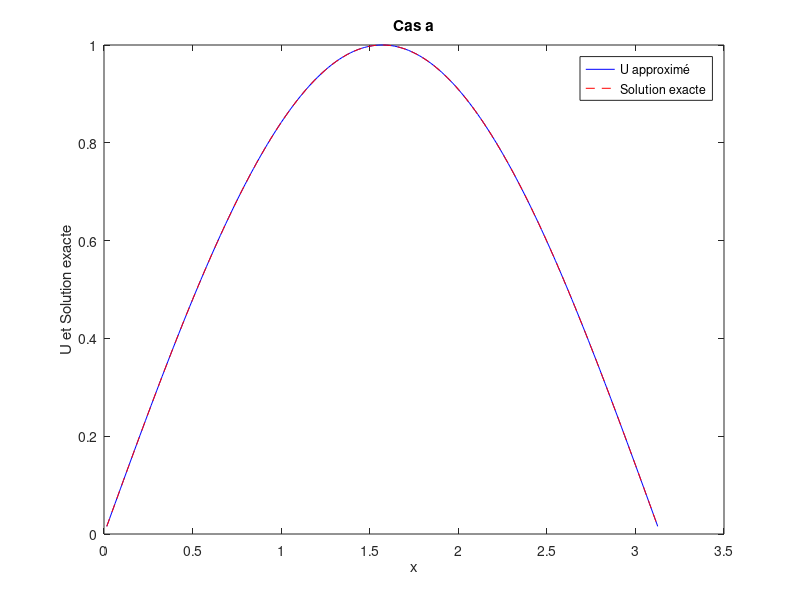
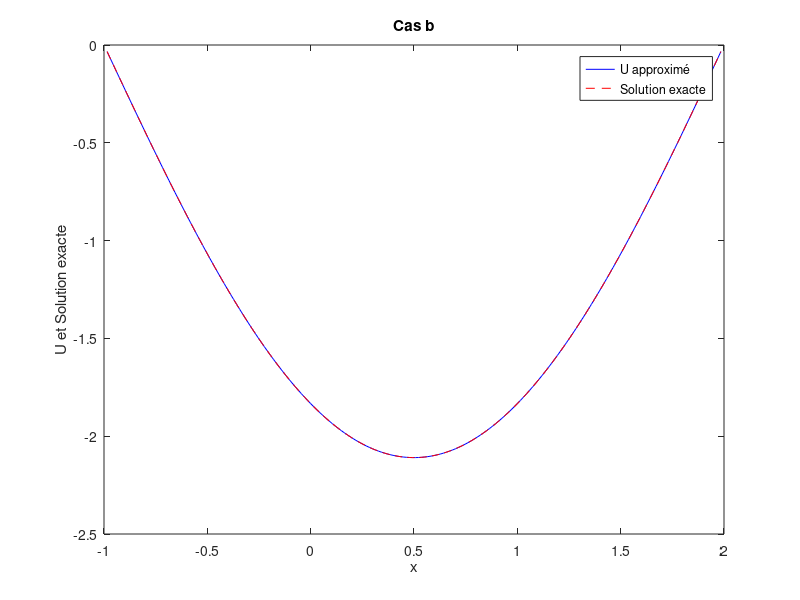
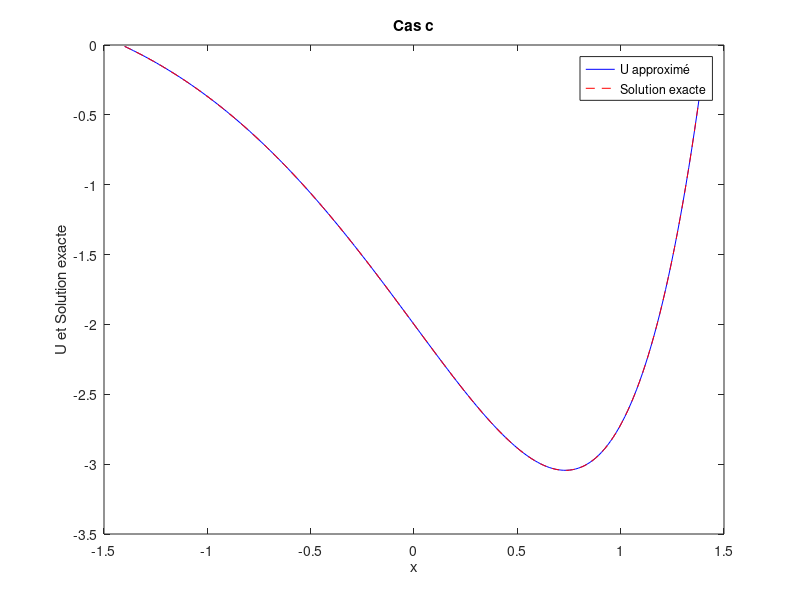

The MATLAB source for these figures, in order:
% Cas à traiter
cas = {'a', 'b', 'c'};
M = 200;

for i = 1:length(cas)
    switch cas{i}
        case 'a'
            % Cas (a)
            a = 0;
            b = pi;
            f = @(x) sin(x);
            solution_exacte = @(x) sin(x);
        case 'b'
            % Cas (b)
            a = -1;
            b = 2;
            f = @(x) (x - a) .* (x - b);
            solution_exacte = @(x) (-1/12) * x.^4 + (1/6) * x.^3 + x.^2 - 1.08333 * x - 1.83333;
        case 'c'
            % Cas (c)
            a = -sqrt(2);
            b = sqrt(2);
            f = @(x) -(x.^2 + 4*x) .* exp(x);
            solution_exacte = @(x) exp(x) .* (x.^2 - 2);
    end

    % Calculs communs
    h = (b - a) / (M + 1);
    p = 2/h^2;
    q = -1/h^2;
    r = q;
    A = diag(repmat(p, M, 1)) + diag(repmat(q, M-1, 1), 1) + diag(repmat(r, M-1, 1), -1);
    x = linspace(a + h, b - h, M)';
    
    % Calcul de U et de la solution exacte
    U = A \ f(x);
    exact = solution_exacte(x);
    
    % Affichage des courbes
    figure;
    plot(x, U, 'b');
    hold on;
    plot(x, exact, 'r--');
    hold off;
    title(['Cas ', cas{i}]);
    xlabel('x');
    ylabel('U et Solution exacte');
    legend('U approximé', 'Solution exacte');
end
